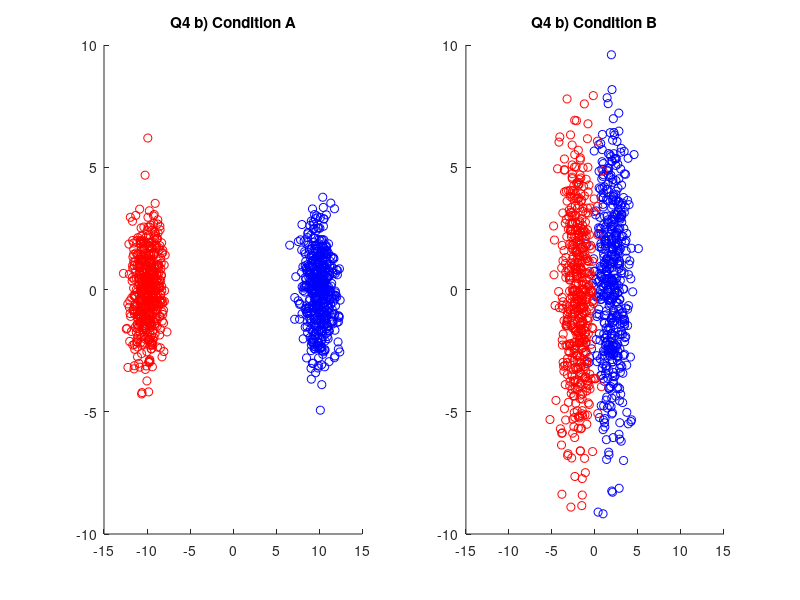
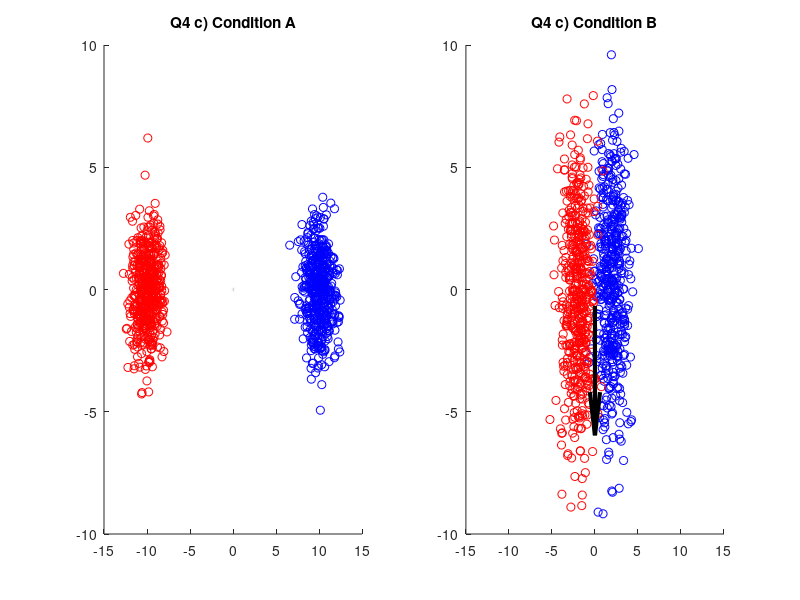
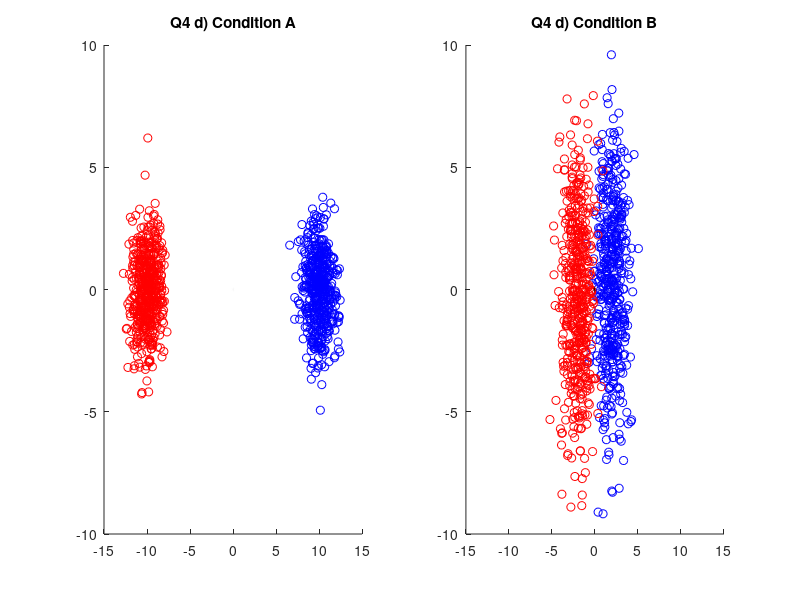

These figures' MATLAB source, in order:
clc
clear all

muA = [10; 0]; sigA = [1 0;0 2];
muB = [2; 0]; sigB = [1 0;0 10];

mu1A = muA; mu2A = -muA;
mu1B = muB; mu2B = -muB;

%For each class, 500 points
cases = 500;

%r = mvnrnd(MU,SIGMA,cases)
res1A = mvnrnd(mu1A,sigA,cases);
res2A = mvnrnd(mu2A,sigA,cases);

res1B = mvnrnd(mu1B,sigB,cases);
res2B = mvnrnd(mu2B,sigB,cases);

resB = mvnrnd(muB,sigB,cases);

% Drawing the distributions
figure();
subplot(1,2,1);
scatter(res1A(:,1),res1A(:,2),'b');
hold on
scatter(res2A(:,1),res2A(:,2),'r');
title('Q4 b) Condition A')
xlim([-15 15]);
ylim([-10 10]);
hold off

subplot(1,2,2);
scatter(res1B(:,1),res1B(:,2),'b');
hold on
scatter(res2B(:,1),res2B(:,2),'r');
xlim([-15 15]);
ylim([-10 10]);
title('Q4 b) Condition B')
hold off

% Creating two different datasets from the 2 conditions
CondA = [res1A; res2A];
CondB = [res1B; res2B];

% Sample Means & Covariances
MuA = mean(CondA); CovA = cov(CondA);
MuB = mean(CondB); CovB = cov(CondB);

% PCA Section
[egVec_A, egVal_A] = eig(CovA);
[value, index] = max(max(egVal_A));
compA = egVec_A(:,index);
[egVec_B, egVal_B] = eig(CovB);
[value, index] = max(max(egVal_B));
compB = egVec_B(:,index);

drawArrow = @(x,y) quiver( x(1),y(1),x(2)-x(1),y(2)-y(1),0, 'k', 'LineWidth',3) ;

% Drawing PCA Components

figure();
subplot(1,2,1);
scatter(res1A(:,1),res1A(:,2),'b');
hold on
scatter(res2A(:,1),res2A(:,2),'r');
%Draw function a bit funky, I will print compA for clarification
compA'
drawArrow(6*([0;0]' - compA') - [6 0], [0;0]);
title('Q4 c) Condition A')
xlim([-15 15]);
ylim([-10 10]);

subplot(1,2,2);
scatter(res1B(:,1),res1B(:,2),'b');
hold on
scatter(res2B(:,1),res2B(:,2),'r');
%Draw function a bit funky, I will print compB for clarification
compB'
drawArrow([0;0], 6*([0;0] - compB));
title('Q4 c) Condition B')
xlim([-15 15]);
ylim([-10 10]);


% Sample Means & Covariances
Mu1A = mean(res1A); Cov1A = cov(res1A);
Mu2A = mean(res2A); Cov2A = cov(res2A);
Mu1B = mean(res1B); Cov1B = cov(res1B);
Mu2B = mean(res2B); Cov2B = cov(res2B);

% LDA with regularization

SWA = Cov1A + Cov2A + eye(size(Cov1A,1));
SWB = Cov1B + Cov2B + eye(size(Cov1A,1));
SBA = (Mu2A' - Mu1A') * (Mu2A' - Mu1A')';
SBB = (Mu2B' - Mu1B') * (Mu2B' - Mu1B')';
LD_A = inv(SWA) * SBA;
LD_B = inv(SWB) * SBB;

[egVec_A_LD, egVal_A_LD] = eig(LD_A);
[value, index] = max(max(egVal_A_LD));
compA_LD = egVec_A_LD(:,index);

[egVec_B_LD, egVal_B_LD] = eig(LD_B);
[value, index] = max(max(egVal_B_LD));
compB_LD = egVec_B_LD(:,index);

% Drawing LDA Components

figure();
subplot(1,2,1);
scatter(res1A(:,1),res1A(:,2),'b');
hold on
scatter(res2A(:,1),res2A(:,2),'r');
%Draw function a bit funky, I will print the component for clarification
compA_LD'
drawArrow(6*([0;0]' - compA_LD') + [6 0], [0;0]);
title('Q4 d) Condition A')
xlim([-15 15]);
ylim([-10 10]);

subplot(1,2,2);
scatter(res1B(:,1),res1B(:,2),'b');
hold on
scatter(res2B(:,1),res2B(:,2),'r');
%Draw function a bit funky, I will print the component for clarification
compB_LD'
drawArrow(4*([0;0]' - compB_LD') + [4 0], [0;0]);
title('Q4 d) Condition B')
xlim([-15 15]);
ylim([-10 10]);